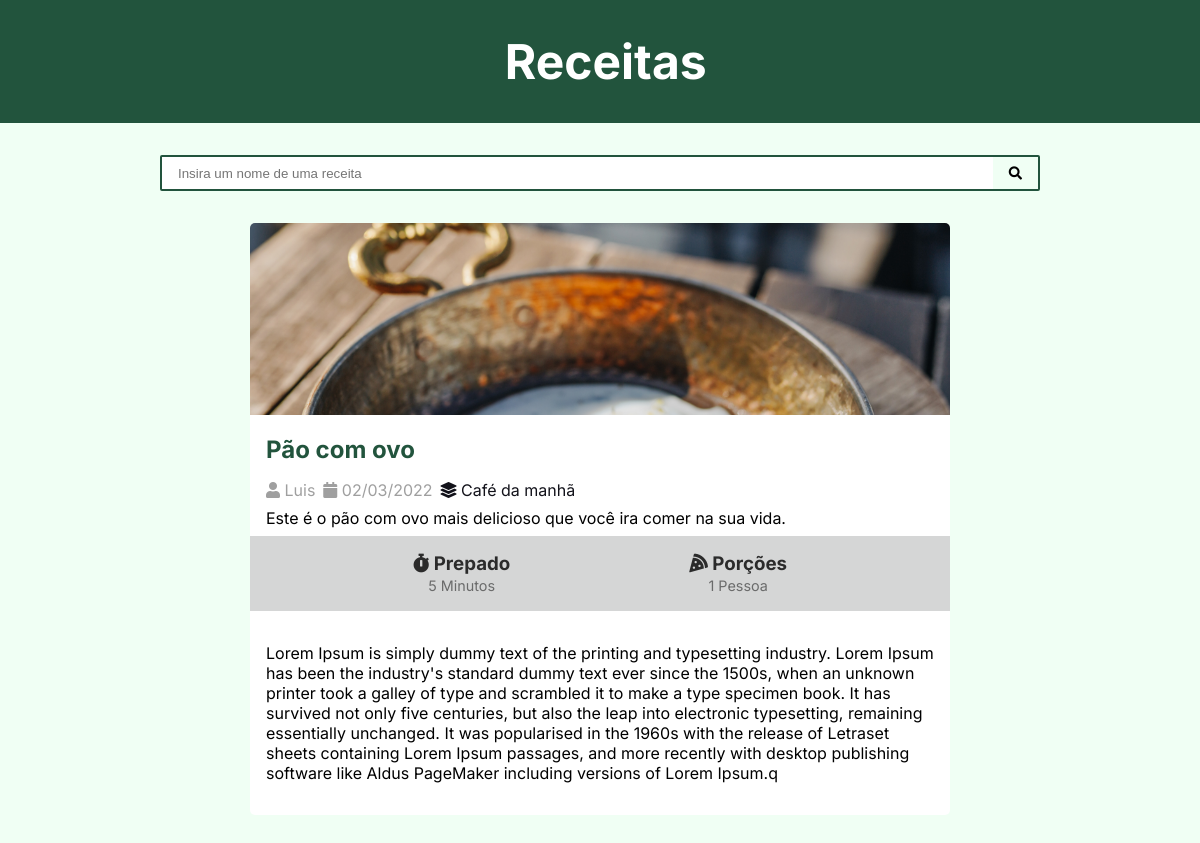
The app's page /recipes/4/, older data.
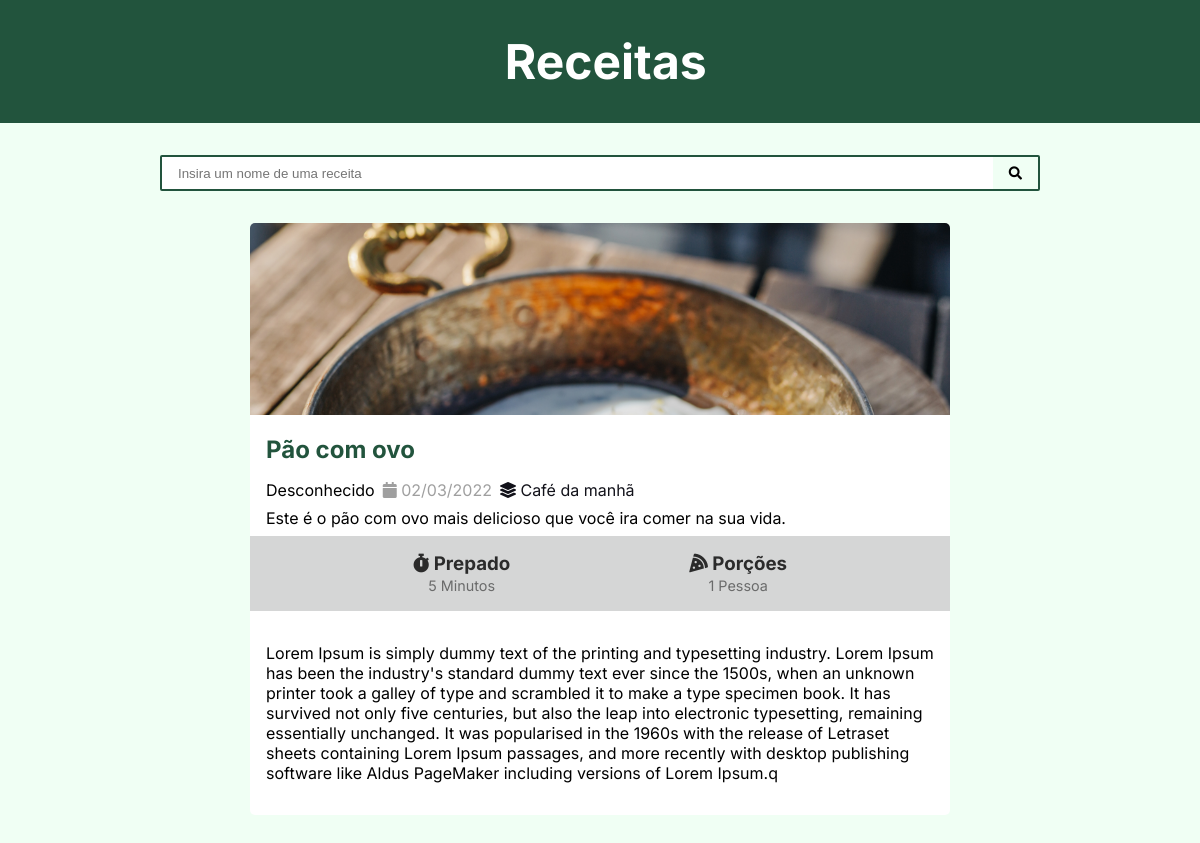
The same page, newer data.
### recipes/models.py (models this page shows, shortened)
class Recipe(models.Model):
    title = models.CharField(
        max_length=96
    )
    description = models.CharField(
        max_length=196
    )
    slug = models.SlugField()
    preparation_time = models.IntegerField()
    preparation_time_unit = models.CharField(
        max_length=96
    )
    servings = models.IntegerField()
    servings_unit = models.CharField(
        max_length=96
    )
    preparation_steps = models.TextField()
    preparation_steps_is_html = models.BooleanField(default=False)
    create_at = models.DateTimeField(
        auto_now_add=True
    )
    update_at = models.DateTimeField(
        auto_now=True
    )
    is_published = models.BooleanField(
        default=False
        )
    cover = models.ImageField(
        upload_to='recipes/cover/%Y/%m/%d/'
    )
    category = models.ForeignKey(
        Category,
        on_delete=models.SET_NULL,
        null=True,
        blank=True
    )
    author = models.ForeignKey(
        User,
          on_delete=models.SET_NULL,
        null=True
    )

class Category(models.Model):
    name = models.CharField(
        max_length=196
    )
    def __str__(self):
        return self.name

### recipes/views.py (the view)
# urls.py: path('recipes/<int:id>/', views.recipe, name="recipes"),
def recipe(request, id):
    recipe = get_object_or_404(Recipe, id=id)
    context = {
        "recipe": recipe,
        "is_details": True
    }
    return render(request, 'recipes/pages/recipe-view.html', context)

### recipes/templates/recipes/pages/recipe-view.html (shortened to what this page needs)
{% extends 'global/pages/base.html' %}
{% block content %}
    <div class="content-card">
        {% include '../partials/recipes.html' %}
    </div>
{% endblock content %}

### recipes/templates/recipes/partials/recipes.html (shortened to what this page needs)
    <div class="card">
    <img class="card__img" src="{{ recipe.cover.url }}" alt="">
    <h2 class="card__title">
        <a href="{% url 'recipes' recipe.id %}">
            {{ recipe.title|capfirst }}
        </a>
    </h2>
    <div class="card__author">
        {% if recipe.author %}
            <span class="card__author-items">
                <i class="fas fa-user"></i>
                {% if recipe.author.first_name %}
                    {{ recipe.author.first_name }}
                {% else %}
                    {{ recipe.author.username }}
                {% endif %}
            </span>
        {% else %}
            Desconhecido
        {% endif %}
        <span class="card__author-items">
            <i class="fas fa-calendar"></i>
            {{ recipe.create_at|date:"d/m/Y" }}
        </span>
        {% if recipe.category %}
        <span class="card__author-items">
            <a href="{% url 'category' recipe.category.id %}">
                <i class="fas fa-layer-group"></i>
                {{ recipe.category }}
            </a>
        </span>
        {% endif %}
    </div>
    <p class="card__text">
        {{ recipe.description }}
    </p>
    <div class="card__meta">
        <div class="card__meta-preparation">
            <h3>
                <i class="fas fa-stopwatch"></i>
                Prepado
            </h3>
            <span>
                {{ recipe.preparation_time }}
                {{ recipe.preparation_time_unit }}
            </span>
        </div>
        <div class="card__meta-servings">
            <h3>
                <i class="fas fa-pizza-slice"></i>
                Porções
            </h3>
            <span>
                {{ recipe.servings }}
                {{ recipe.servings_unit }}
            </span>
        </div>
    </div>
    {% if is_details %}
        <div class="card__steps">
            {% if recipe.preparation_steps_is_html is True %}
                {{ recipe.preparation_steps|safe }}
            {% else %}
                {{ recipe.preparation_steps|linebreaksbr }}q
            {% endif %}
        </div>
    {% endif %}
</div>

Row changes from the older to the newer data that the page shows:
changed Recipe "Pão com ovo": author_id 1 → empty (drawn); author.first_name "Luis" → (not shown)
Text that changed along with them:
text now shown: "Desconhecido"
